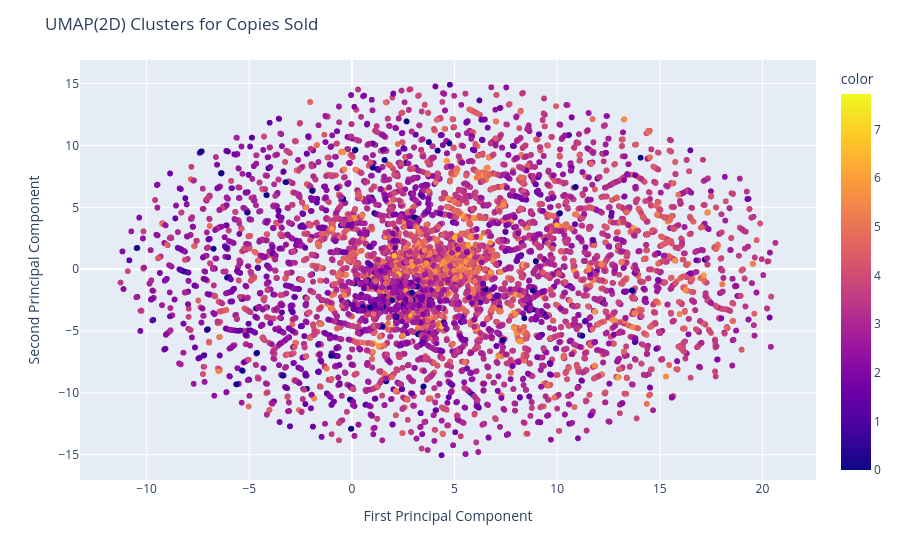

Write notebook code for a chart like this one.
### Code cell
fig = px.scatter(x=X_umap2[:, 0], y=X_umap2[:, 1], color=y_log)
fig.update_layout(
    title="UMAP(2D) Clusters for Copies Sold",
    xaxis_title="First Principal Component",
    yaxis_title="Second Principal Component",
)
fig.show()

### Figure 1 — Plotly figure (JSON) as saved in the notebook; plotly's stock layout.template omitted (floating-point values rounded to 4 significant figures; data arrays with more than 128 entries replaced by an {"elided": "..."} marker saying what was removed)
{"data": [{"hovertemplate": "x=%{x}<br>y=%{y}<br>color=%{marker.color}<extra></extra>", "legendgroup": "", "marker": {"color": {"elided": "23230 float values"}, "coloraxis": "coloraxis", "symbol": "circle"}, "mode": "markers", "name": "", "showlegend": false, "type": "scattergl", "x": {"elided": "23230 float values"}, "xaxis": "x", "y": {"elided": "23230 float values"}, "yaxis": "y"}], "layout": {"coloraxis": {"colorbar": {"title": {"text": "color"}}, "colorscale": [[0, "#0d0887"], [0.1111, "#46039f"], [0.2222, "#7201a8"], [0.3333, "#9c179e"], [0.4444, "#bd3786"], [0.5556, "#d8576b"], [0.6667, "#ed7953"], [0.7778, "#fb9f3a"], [0.8889, "#fdca26"], [1, "#f0f921"]]}, "legend": {"tracegroupgap": 0}, "margin": {"t": 60}, "title": {"text": "UMAP(2D) Clusters for Copies Sold"}, "xaxis": {"anchor": "y", "domain": [0, 1], "title": {"text": "First Principal Component"}}, "yaxis": {"anchor": "x", "domain": [0, 1], "title": {"text": "Second Principal Component"}}}}
